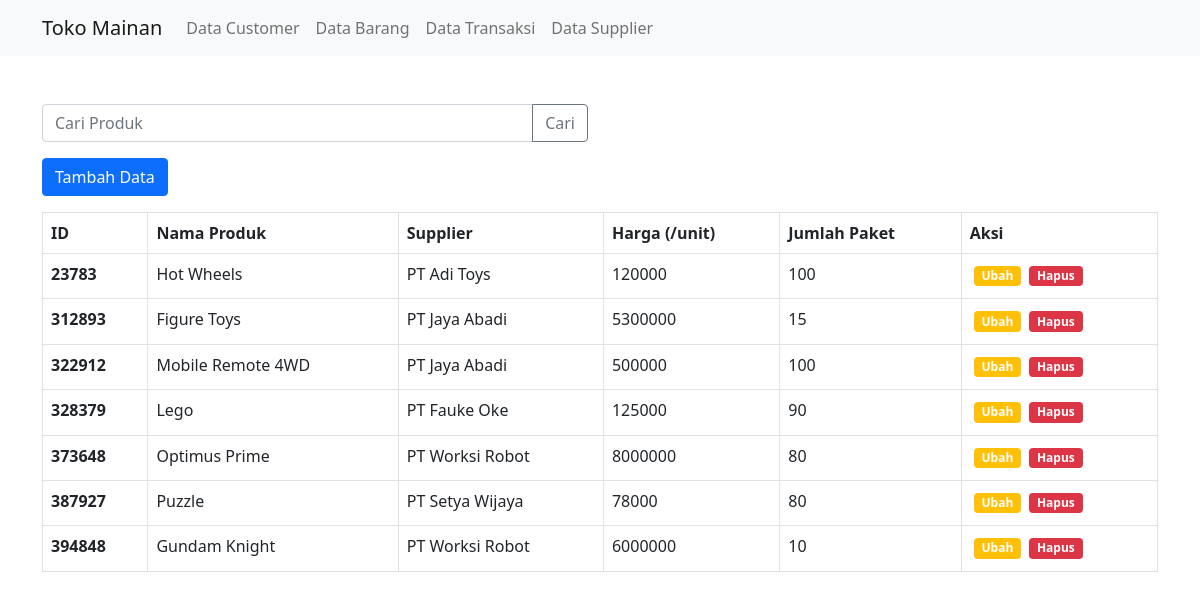
The app's page /public/Barang, older data.
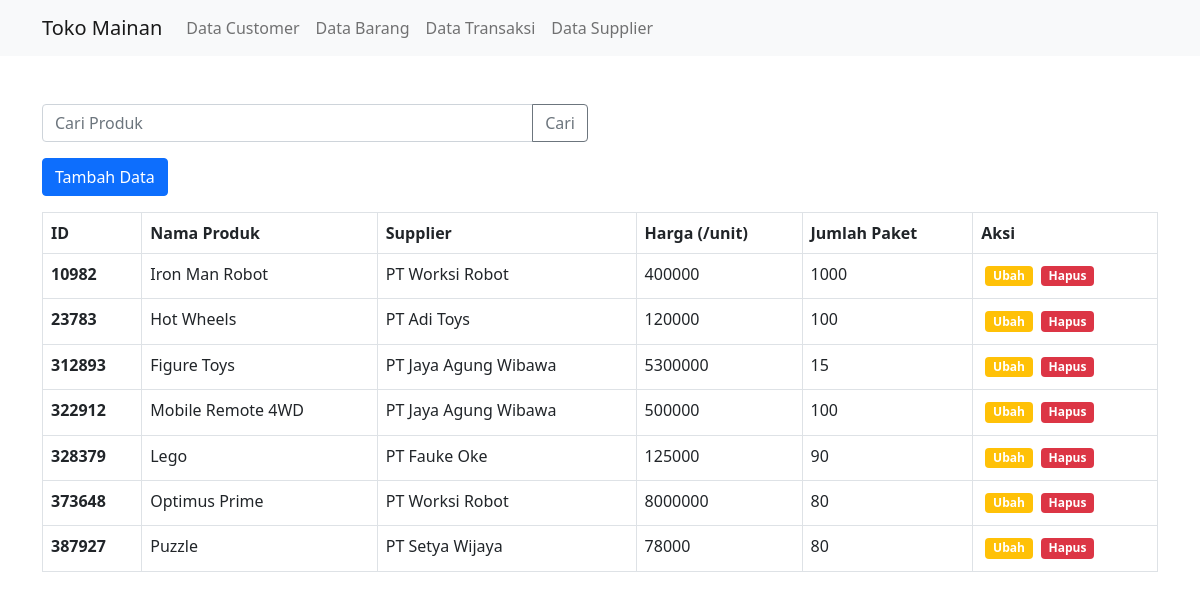
The same page, newer data.
### tables this page shows
CREATE TABLE `tbl_product` (
  `id` int(10) NOT NULL,
  `prod_name` varchar(50) NOT NULL,
  `supplier_id` int(10) NOT NULL,
  `unit_price` int(10) NOT NULL,
  `package` int(10) NOT NULL
);

CREATE TABLE `tbl_supplier` (
  `id` int(10) NOT NULL,
  `companyName` varchar(20) NOT NULL,
  `city` varchar(10) NOT NULL,
  `country` varchar(10) NOT NULL,
  `phone` varchar(13) NOT NULL
);

### app/core/Controller.php (called while the page is built, shortened)
<?php
class Controller{
    public function view($view,$data=[]){
        require_once '../app/views/'.$view.'.php';
    }
    public function model($model){
        return new $model;
    }
}

### app/controllers/Barang.php (called while the page is built, shortened)
<?php
class Barang extends Controller{
    public function index(){
         $data['title'] = 'Barang';
         $data['produk'] = $this->model("ModelBarang")->getAllProduct();
         $data['supplier'] = $this->model("ModelBarang")->getAllSupplier();
         $this->view('templates/header',$data);
         $this->view('barang/index',$data);
         $this->view('templates/footer');
    }
}

### app/core/App.php (called while the page is built, shortened)
<?php
class App
{
    protected $method = 'index';
    protected $params = [];
    public function __construct()
    {
        $this->controller = new $this->controller;
        call_user_func_array([$this->controller, $this->method], $this->params);
    }
}

### public/index.php (called while the page is built, shortened)
<?php
$app = new App;

### app/core/Database.php (called while the page is built, shortened)
<?php
class Database
{
    private $host = DB_HOST;
    private $user = DB_USER;
    private $pass = DB_PASS;
    private $db_name = DB_NAME;
    private $dbh;
    private $stmt;
    public function __construct()
    {
        $dsn = "mysql:host=$this->host;dbname=$this->db_name";
        $option = [
            PDO::ATTR_PERSISTENT => true,
            PDO::ATTR_ERRMODE => PDO::ERRMODE_EXCEPTION
        ];
        try {
            $this->dbh = new PDO($dsn, $this->user, $this->pass,$option);
        } catch (PDOException $e) {
            die($e->getMessage());
        }
    }
    public function query($query){
        $this->stmt = $this->dbh->prepare($query);
    }
    public function execute(){
        $this->stmt->execute();
    }
    public function resultSet(){
        $this->execute();
        return $this->stmt->fetchAll(PDO::FETCH_ASSOC);
    }
}

### app/models/ModelBarang.php (called while the page is built, shortened)
<?php
class ModelBarang
{
    private $table = "tbl_product";
    private $tableJoin = "tbl_supplier";
    private $db;
    public function __construct()
    {
        $this->db = new Database;
    }
    public function getAllProduct()
    {
        $query = "SELECT $this->table.id,$this->table.prod_name,$this->table.unit_price,$this->table.package,$this->tableJoin.companyName FROM $this->table JOIN $this->tableJoin ON $this->table.supplier_id=$this->tableJoin.id";
        $this->db->query($query);
        return $this->db->resultSet();
    }
    public function getAllSupplier()
    {
        $query = "SELECT * FROM $this->tableJoin";
        $this->db->query($query);
        return $this->db->resultSet();
    }
}

### app/views/barang/index.php (the view, shortened to what this page needs)
<div class="container mt-5">
    <div class="row mb-3">
        <div class="col-lg-6">
            <form action="<?= BASEURL; ?>Barang/search" method="POST">
                <div class="input-group">
                    <input type="text" class="form-control" placeholder="Cari Produk" name="keyword" id="keyword" autocomplete="off">
                    <button class="btn btn-outline-secondary" type="submit" id="tombolcari">Cari</button>
                </div>
            </form>
        </div>
    </div>
    <div class="row mb-3">
        <div class="col-lg-6">
            <button type="button" class="btn btn-primary tambahData" data-bs-toggle="modal" data-bs-target="#formModal">
                Tambah Data
            </button>
        </div>
    </div>
    <table class="table table-bordered mb-5">
        <thead>
            <tr>
                <th scope="col">ID</th>
                <th scope="col">Nama Produk</th>
                <th scope="col">Supplier</th>
                <th scope="col">Harga (/unit)</th>
                <th scope="col">Jumlah Paket</th>
                <th scope="col">Aksi</th>
            </tr>
        </thead>
        <tbody>
            <?php
            foreach ($data['produk'] as $produk) :
            ?>
                <tr>
                    <th scope="row"><?= $produk['id']; ?></th>
                    <td><?= $produk['prod_name']; ?></td>
                    <td><?= $produk['companyName']; ?></td>
                    <td><?= $produk['unit_price']; ?></td>
                    <td><?= $produk['package']; ?></td>
                    <td>
                        <a href="<?= BASEURL; ?>Barang/update/<?= $produk['id']; ?>" class="badge bg-warning float-start m-lg-1 tampilModalUpdate" data-bs-toggle="modal" data-bs-target="#formModal" data-id="<?= $produk['id'] ?>" style="text-decoration: none;">Ubah</a>
                        <a href="<?= BASEURL; ?>Barang/delete/<?= $produk['id']; ?>" class="badge bg-danger float-start m-lg-1" style="text-decoration: none;" onclick="return confirm('Ingin dihapus ?');">Hapus</a>
                    </td>
                </tr>
            <?php endforeach ?>
        </tbody>
    </table>
</div>

### app/views/templates/header.php (shortened to what this page needs)
<!DOCTYPE html>
<html lang="en">
<head>
  <link href="<?= BASEURL; ?>/css/bootstrap.css" rel="stylesheet">
</head>
<body>
  <nav class="navbar navbar-expand-lg navbar-light bg-light">
    <div class="container">
      <a class="navbar-brand" href="<?= BASEURL ?>">Toko Mainan</a>
      <div class="collapse navbar-collapse" id="navbarNavAltMarkup">
        <div class="navbar-nav">
          <a class="nav-link" href="<?= BASEURL ?>Customer">Data Customer</a>
          <a class="nav-link" href="<?= BASEURL ?>Barang">Data Barang</a>
          <a class="nav-link" href="<?= BASEURL ?>Transaksi">Data Transaksi</a>
          <a class="nav-link" href="<?= BASEURL ?>Supplier">Data Supplier</a>
        </div>
      </div>
    </div>
  </nav>

### app/views/templates/footer.php (shortened to what this page needs)
</body>
</html>

Row changes from the older to the newer data that the page shows:
removed tbl_product: id "394848", prod_name "Gundam Knight", supplier.companyName "PT Worksi Robot", unit_price "6000000", package "10"
added tbl_product: id "10982", prod_name "Iron Man Robot", supplier.companyName "PT Worksi Robot", unit_price "400000", package "1000"
changed through a linked row, tbl_product "Figure Toys": supplier.companyName "PT Jaya Abadi" → "PT Jaya Agung Wibawa"
changed through a linked row, tbl_product "Mobile Remote 4WD": supplier.companyName "PT Jaya Abadi" → "PT Jaya Agung Wibawa"
